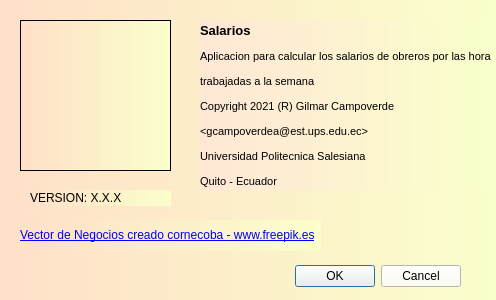
<?xml version="1.0" encoding="UTF-8"?>
<ui version="4.0">
 <class>Acerca</class>
 <widget class="QDialog" name="Acerca">
  <property name="geometry">
   <rect>
    <x>0</x>
    <y>0</y>
    <width>496</width>
    <height>300</height>
   </rect>
  </property>
  <property name="windowTitle">
   <string>Ayuda</string>
  </property>
  <property name="windowIcon">
   <iconset resource="Recursos.qrc">
    <normaloff>:/Iconos/Recursos/help.jpg</normaloff>:/Iconos/Recursos/help.jpg</iconset>
  </property>
  <property name="styleSheet">
   <string notr="true">background-color: qlineargradient(spread:repeat, x1:0, y1:0, x2:1, y2:0, stop:0 rgba(255, 224, 201, 255), stop:1 rgba(250, 255, 203, 255));</string>
  </property>
  <widget class="QDialogButtonBox" name="buttonBox">
   <property name="geometry">
    <rect>
     <x>120</x>
     <y>260</y>
     <width>341</width>
     <height>32</height>
    </rect>
   </property>
   <property name="styleSheet">
    <string notr="true">background-color: rgb(253, 255, 237);</string>
   </property>
   <property name="orientation">
    <enum>Qt::Horizontal</enum>
   </property>
   <property name="standardButtons">
    <set>QDialogButtonBox::Cancel|QDialogButtonBox::Ok</set>
   </property>
  </widget>
  <widget class="QLabel" name="label_2">
   <property name="geometry">
    <rect>
     <x>20</x>
     <y>220</y>
     <width>301</width>
     <height>31</height>
    </rect>
   </property>
   <property name="text">
    <string>&lt;html&gt;&lt;head/&gt;&lt;body&gt;&lt;p&gt;&lt;a href=&quot;https://www.freepik.es/fotos-vectores-gratis/negocios&quot;&gt;&lt;span style=&quot; text-decoration: underline; color:#0000ff;&quot;&gt;Vector de Negocios creado cornecoba - www.freepik.es&lt;/span&gt;&lt;/a&gt;&lt;/p&gt;&lt;/body&gt;&lt;/html&gt;</string>
   </property>
  </widget>
  <widget class="QGraphicsView" name="graphicsView">
   <property name="geometry">
    <rect>
     <x>20</x>
     <y>20</y>
     <width>151</width>
     <height>151</height>
    </rect>
   </property>
   <property name="styleSheet">
    <string notr="true">border-image: url(:/Iconos/Recursos/help.jpg);</string>
   </property>
  </widget>
  <widget class="QLabel" name="label_3">
   <property name="geometry">
    <rect>
     <x>200</x>
     <y>20</y>
     <width>291</width>
     <height>171</height>
    </rect>
   </property>
   <property name="styleSheet">
    <string notr="true">background-color: qlineargradient(spread:repeat, x1:0, y1:0, x2:1, y2:0, stop:0 rgba(255, 231, 214, 255), stop:1 rgba(250, 255, 203, 255));</string>
   </property>
   <property name="text">
    <string>&lt;!DOCTYPE HTML PUBLIC &quot;-//W3C//DTD HTML 4.0//EN&quot; &quot;http://www.w3.org/TR/REC-html40/strict.dtd&quot;&gt;
&lt;html&gt;&lt;head&gt;&lt;meta name=&quot;qrichtext&quot; content=&quot;1&quot; /&gt;&lt;style type=&quot;text/css&quot;&gt;
p, li { white-space: pre-wrap; }
&lt;/style&gt;&lt;/head&gt;&lt;body style=&quot; font-family:'MS Shell Dlg 2'; font-size:8pt; font-weight:400; font-style:normal;&quot;&gt;
&lt;p style=&quot; margin-top:12px; margin-bottom:12px; margin-left:0px; margin-right:0px; -qt-block-indent:0; text-indent:0px;&quot;&gt;&lt;span style=&quot; font-size:10pt; font-weight:600;&quot;&gt;Salarios&lt;/span&gt;&lt;/p&gt;
&lt;p style=&quot; margin-top:12px; margin-bottom:12px; margin-left:0px; margin-right:0px; -qt-block-indent:0; text-indent:0px;&quot;&gt;Aplicacion para calcular los salarios de obreros por las horas &lt;/p&gt;
&lt;p style=&quot; margin-top:12px; margin-bottom:12px; margin-left:0px; margin-right:0px; -qt-block-indent:0; text-indent:0px;&quot;&gt;trabajadas a la semana&lt;/p&gt;
&lt;p style=&quot; margin-top:12px; margin-bottom:12px; margin-left:0px; margin-right:0px; -qt-block-indent:0; text-indent:0px;&quot;&gt;Copyright 2021 (R) Gilmar Campoverde &lt;/p&gt;
&lt;p style=&quot; margin-top:12px; margin-bottom:12px; margin-left:0px; margin-right:0px; -qt-block-indent:0; text-indent:0px;&quot;&gt;&amp;lt;gcampoverdea@est.ups.edu.ec&amp;gt;&lt;/p&gt;
&lt;p style=&quot; margin-top:12px; margin-bottom:12px; margin-left:0px; margin-right:0px; -qt-block-indent:0; text-indent:0px;&quot;&gt;Universidad Politecnica Salesiana&lt;/p&gt;
&lt;p style=&quot; margin-top:12px; margin-bottom:12px; margin-left:0px; margin-right:0px; -qt-block-indent:0; text-indent:0px;&quot;&gt;Quito - Ecuador&lt;/p&gt;&lt;/body&gt;&lt;/html&gt;</string>
   </property>
  </widget>
  <widget class="QLabel" name="outVer">
   <property name="geometry">
    <rect>
     <x>30</x>
     <y>190</y>
     <width>141</width>
     <height>16</height>
    </rect>
   </property>
   <property name="text">
    <string>VERSION: X.X.X</string>
   </property>
  </widget>
 </widget>
 <resources>
  <include location="Recursos.qrc"/>
 </resources>
 <connections>
  <connection>
   <sender>buttonBox</sender>
   <signal>accepted()</signal>
   <receiver>Acerca</receiver>
   <slot>accept()</slot>
   <hints>
    <hint type="sourcelabel">
     <x>248</x>
     <y>254</y>
    </hint>
    <hint type="destinationlabel">
     <x>157</x>
     <y>274</y>
    </hint>
   </hints>
  </connection>
  <connection>
   <sender>buttonBox</sender>
   <signal>rejected()</signal>
   <receiver>Acerca</receiver>
   <slot>reject()</slot>
   <hints>
    <hint type="sourcelabel">
     <x>316</x>
     <y>260</y>
    </hint>
    <hint type="destinationlabel">
     <x>286</x>
     <y>274</y>
    </hint>
   </hints>
  </connection>
 </connections>
</ui>
